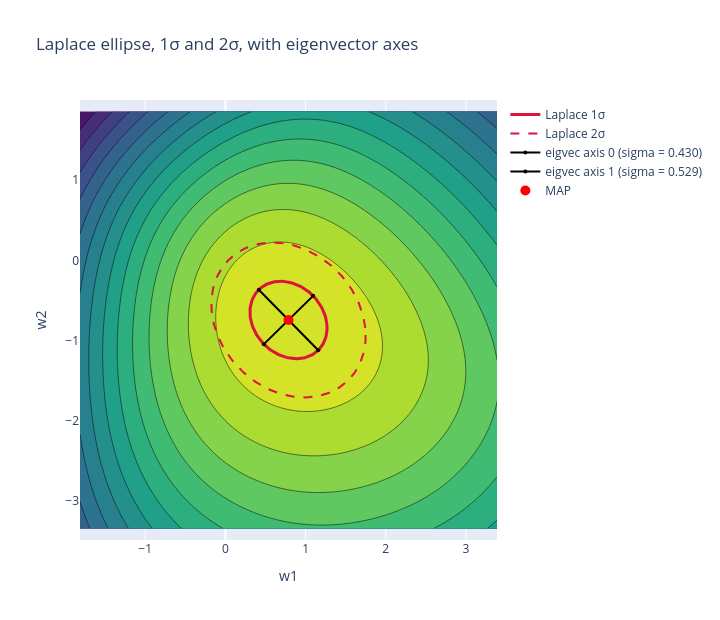

Notebook code cell kept with this figure:
### Markdown cell above
## The Laplace ellipse — eigendecomposition made visual

The 1-σ contour of $\mathcal{N}(w^*, H^{-1})$ is the set $\{w : (w - w^*)^\top H (w - w^*) = 1\}$.

Decompose $H^{-1} = V \Lambda V^\top$. Then:

- The **principal axes** of the ellipse are the columns of $V$ (eigenvectors of $H^{-1}$).
- The **half-lengths** along those axes are $\sqrt{\lambda_i}$.

Below, the red curve is the 1-σ ellipse; the dashed curve is 2-σ. The black segments through the MAP are the eigenvector axes scaled by $\sqrt{\lambda}$. Compare these to the printed eigendecomposition above — same numbers, now as geometry.

### Code cell
theta = np.linspace(0.0, 2.0 * np.pi, 240)
unit_circle = np.stack([np.cos(theta), np.sin(theta)], axis=0)

# H^-1 = V Lambda V^T  →  H_inv_sqrt = V Lambda^{1/2} V^T
H_inv_sqrt = eigvecs @ np.diag(np.sqrt(eigvals)) @ eigvecs.T
ellipse_1 = w_star[:, None] + H_inv_sqrt @ unit_circle
ellipse_2 = w_star[:, None] + 2.0 * H_inv_sqrt @ unit_circle

fig = go.Figure([
    go.Contour(x=w1_range, y=w2_range, z=Z, colorscale='Viridis', showscale=False,
               contours=dict(start=Z.min(), end=z_at_map,
                             size=(z_at_map - Z.min()) / 15)),
    go.Scatter(x=ellipse_1[0], y=ellipse_1[1], mode='lines',
               line=dict(color='crimson', width=3), name='Laplace 1σ'),
    go.Scatter(x=ellipse_2[0], y=ellipse_2[1], mode='lines',
               line=dict(color='crimson', width=2, dash='dash'), name='Laplace 2σ'),
])

for i, lam in enumerate(eigvals):
    half = np.sqrt(lam) * eigvecs[:, i]
    fig.add_trace(go.Scatter(
        x=[w_star[0] - half[0], w_star[0] + half[0]],
        y=[w_star[1] - half[1], w_star[1] + half[1]],
        mode='lines+markers',
        line=dict(color='black', width=2),
        marker=dict(size=4, color='black'),
        name=f'eigvec axis {i} (sigma = {np.sqrt(lam):.3f})',
    ))

fig.add_trace(go.Scatter(x=[w_star[0]], y=[w_star[1]], mode='markers',
                         marker=dict(size=10, color='red'), name='MAP'))

fig.update_layout(width=720, height=620,
                  title='Laplace ellipse, 1σ and 2σ, with eigenvector axes',
                  xaxis_title='w1', yaxis_title='w2')
fig.update_yaxes(scaleanchor='x', scaleratio=1)
fig.show()

### Figure 1 — Plotly figure (JSON) as saved in the notebook; plotly's stock layout.template omitted (floating-point values rounded to 4 significant figures; data arrays with more than 128 entries replaced by an {"elided": "..."} marker saying what was removed)
{"data": [{"colorscale": [[0.0, "#440154"], [0.1111, "#482878"], [0.2222, "#3e4989"], [0.3333, "#31688e"], [0.4444, "#26828e"], [0.5556, "#1f9e89"], [0.6667, "#35b779"], [0.7778, "#6ece58"], [0.8889, "#b5de2b"], [1.0, "#fde725"]], "contours": {"end": -9.628, "size": 2.252, "start": -43.41}, "showscale": false, "type": "contour", "x": [-1.813, -1.754, -1.696, -1.638, -1.579, -1.521, -1.462, -1.404, -1.345, -1.287, -1.229, -1.17, -1.112, -1.053, -0.9949, -0.9365, -0.8781, -0.8196, -0.7612, -0.7028, -0.6444, -0.5859, -0.5275, -0.4691, -0.4107, -0.3522, -0.2938, -0.2354, -0.1769, -0.1185, -0.06009, -0.001668, 0.05676, 0.1152, 0.1736, 0.232, 0.2905, 0.3489, 0.4073, 0.4657, 0.5242, 0.5826, 0.641, 0.6995, 0.7579, 0.8163, 0.8747, 0.9332, 0.9916, 1.05, 1.108, 1.167, 1.225, 1.284, 1.342, 1.401, 1.459, 1.517, 1.576, 1.634, 1.693, 1.751, 1.81, 1.868, 1.926, 1.985, 2.043, 2.102, 2.16, 2.219, 2.277, 2.335, 2.394, 2.452, 2.511, 2.569, 2.628, 2.686, 2.744, 2.803, 2.861, 2.92, 2.978, 3.037, 3.095, 3.153, 3.212, 3.27, 3.329, 3.387], "y": [-3.344, -3.286, -3.228, -3.169, -3.111, -3.052, -2.994, -2.935, -2.877, -2.819, -2.76, -2.702, -2.643, -2.585, -2.526, -2.468, -2.41, -2.351, -2.293, -2.234, -2.176, -2.117, -2.059, -2.001, -1.942, -1.884, -1.825, -1.767, -1.708, -1.65, -1.592, -1.533, -1.475, -1.416, -1.358, -1.299, -1.241, -1.183, -1.124, -1.066, -1.007, -0.9489, -0.8905, -0.8321, -0.7736, -0.7152, -0.6568, -0.5983, -0.5399, -0.4815, -0.4231, -0.3646, -0.3062, -0.2478, -0.1894, -0.1309, -0.0725, -0.01408, 0.04435, 0.1028, 0.1612, 0.2196, 0.2781, 0.3365, 0.3949, 0.4533, 0.5118, 0.5702, 0.6286, 0.687, 0.7455, 0.8039, 0.8623, 0.9208, 0.9792, 1.038, 1.096, 1.154, 1.213, 1.271, 1.33, 1.388, 1.447, 1.505, 1.563, 1.622, 1.68, 1.739, 1.797, 1.856], "z": {"elided": "90x90 float values"}}, {"line": {"color": "crimson", "width": 3}, "mode": "lines", "name": "Laplace 1σ", "type": "scatter", "x": {"elided": "240 float values"}, "y": {"elided": "240 float values"}}, {"line": {"color": "crimson", "dash": "dash", "width": 2}, "mode": "lines", "name": "Laplace 2σ", "type": "scatter", "x": {"elided": "240 float values"}, "y": {"elided": "240 float values"}}, {"line": {"color": "black", "width": 2}, "marker": {"color": "black", "size": 4}, "mode": "lines+markers", "name": "eigvec axis 0 (sigma = 0.430)", "type": "scatter", "x": [1.094, 0.4802], "y": [-0.4432, -1.046]}, {"line": {"color": "black", "width": 2}, "marker": {"color": "black", "size": 4}, "mode": "lines+markers", "name": "eigvec axis 1 (sigma = 0.529)", "type": "scatter", "x": [1.158, 0.4166], "y": [-1.122, -0.3669]}, {"marker": {"color": "red", "size": 10}, "mode": "markers", "name": "MAP", "type": "scatter", "x": [0.7871], "y": [-0.7444]}], "layout": {"height": 620, "title": {"text": "Laplace ellipse, 1σ and 2σ, with eigenvector axes"}, "width": 720, "xaxis": {"title": {"text": "w1"}}, "yaxis": {"scaleanchor": "x", "scaleratio": 1, "title": {"text": "w2"}}}}
